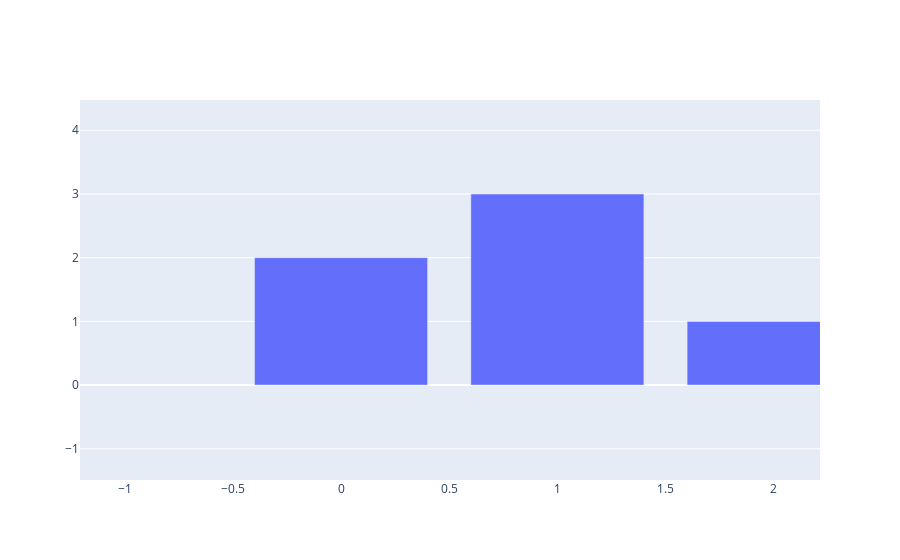

The code cell stored with this chart in its notebook:
### Markdown cell above
특히 Plotly Dash는 웹 기반 분석 애플리케이션 개발을 위한 오픈소스 파이썬 프레임워크인데요, JavaScript 를 안쓰고도 Python 코드 몇 백 줄로 Data Scientist가 디자이너 도움없이 매우 아름답고 완성도 높은 interactive analytics web application을 짧은 시간안에 만들 수 있어서 매우 매력적입니다.

 - https://dash.plot.ly/

### Code cell
import plotly.graph_objects as go

fig = go.Figure(data=go.Bar(y=[2,3,1]))
fig.show()

### Figure 1 — Plotly figure (JSON) as saved in the notebook; plotly's stock layout.template omitted (floating-point values rounded to 4 significant figures)
{"data": [{"type": "bar", "y": [2, 3, 1]}], "layout": {"autosize": true, "xaxis": {"autorange": false, "range": [-1.207, 2.214]}, "yaxis": {"autorange": false, "range": [-1.49, 4.475], "type": "linear"}}}
